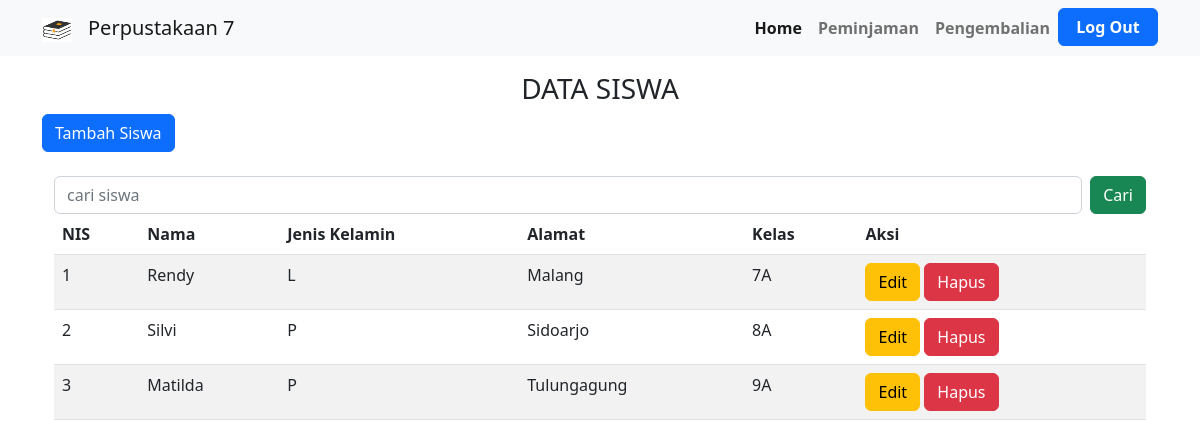
Page /data_siswa.php on the committed database.
### tables this page shows
CREATE TABLE `siswa` (
  `nis` int(11) NOT NULL,
  `nama` varchar(255) NOT NULL,
  `jenis_kelamin` enum('L','P') NOT NULL,
  `alamat` varchar(50) NOT NULL,
  `id_kelas` int(2) NOT NULL
);

CREATE TABLE `kelas` (
  `id_kelas` int(11) NOT NULL,
  `nama_kelas` varchar(50) NOT NULL
);

### data_siswa.php (the view, shortened to what this page needs)
<?php
include "config.php";
?>
<!DOCTYPE html>
<html lang="en">
<head>
    <link rel="stylesheet" href="https://cdnjs.cloudflare.com/ajax/libs/font-awesome/6.1.2/css/all.min.css">
    <link rel="stylesheet" href="assets/bootstrap/css/bootstrap.min.css">
</head>
<body>
<nav class="navbar navbar-expand-lg bg-light">
        <div class="container">
        <a class="navbar-brand" href="#">
            <img src="assets/book-icon.png" alt="Logo" width="30" height="24">
    </a>
          <a class="navbar-brand" href="#">Perpustakaan 7</a>
          <div class="collapse navbar-collapse" id="navbarSupportedContent">
            <ul class="navbar-nav ms-auto mb-2 mb-lg-0">
              <li class="nav-item">
              <b><a class="nav-link active aria-current="page" href="#">Home</a></b>
              </li>
              <li class="nav-item">
                <b><a class="nav-link" href="#" >Peminjaman</a></b>
              </li>
              <li class="nav-item">
                <b><a class="nav-link" href="#">Pengembalian</a></b>
              </li>
              <li class="nav-item">
              <a href="logout.php" class="btn btn-primary text-white" style="font-weight:600; width: 100px;">Log Out</a>
              </li>
          </div>
        </div>
      </nav>
        <div class="container mt-3">
        <h3 class="text-center">DATA SISWA</h3>
        <a href="create_siswa.php" class="btn btn-primary">Tambah Siswa</a>
        <div class="container mx-auto mt-4">
            <form class="d-flex" action="cari_siswa.php" method="get">
                <input class="form-control me-2" type="text" placeholder="cari siswa" name="cari">
                <input type="submit" value="Cari" class="btn btn-success">
    </form>
        <table class="table table-striped table-hover">
            <thead>
                <tr>
                    <th>NIS</th>
                    <th>Nama</th>
                    <th>Jenis Kelamin</th>
                    <th>Alamat</th>
                    <th>Kelas</th>
                    <th>Aksi</th>
                </tr>
            </thead>
            <tbody>
            <?php
            $ambil = mysqli_query($conn, "SELECT * FROM siswa JOIN kelas ON siswa.id_kelas=kelas.id_kelas");
            while ($data = mysqli_fetch_array($ambil)) {
            ?>
            <tr>
                <td><?= $data['nis'] ?></td>
                <td><?= $data['nama'] ?></td>
                <td><?= $data['jenis_kelamin'] ?></td>
                <td><?= $data['alamat'] ?></td>
                <td><?= $data['nama_kelas'] ?></td>
                <td><a href="edit_siswa.php?nis=<?= $data['nis'] ?>" class="btn btn-warning">Edit</a>
                <a href="delete_siswa.php?nis=<?= $data['nis'] ?>" class="btn btn-danger">Hapus</a></td>
            </tr>
            <?php
            }
            ?>
            </tbody>
        </table>
    </div>
        </div>
</body>
</html>

### rows in the picture
siswa: nis "1", nama "Rendy", jenis_kelamin "L", alamat "Malang", id_kelas.nama_kelas "7A"
siswa: nis "2", nama "Silvi", jenis_kelamin "P", alamat "Sidoarjo", id_kelas.nama_kelas "8A"
siswa: nis "3", nama "Matilda", jenis_kelamin "P", alamat "Tulungagung", id_kelas.nama_kelas "9A"
